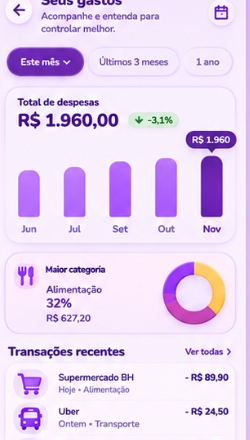
#> input picture design/v2/02-gastos.png, 250 x 440 px, found by its file name
$ python generate_gastos_comparison.py
#> lines starting #> are read from the running program, lines starting #| are printed output that depends on the picture
from PIL import Image, ImageDraw, ImageFont
import os

def create_comparison():
    ref_path = "design/v2/02-gastos.png"
    app_path = "docs/v2-gastos/gastos-390x844.png"
    out_path = "docs/v2-gastos/comparacao-lado-a-lado.png"

    if not os.path.exists(ref_path) or not os.path.exists(app_path):
        print("Arquivos de imagem não encontrados!")
        return

    ref_img = Image.open(ref_path).convert("RGBA")
    app_img = Image.open(app_path).convert("RGBA")
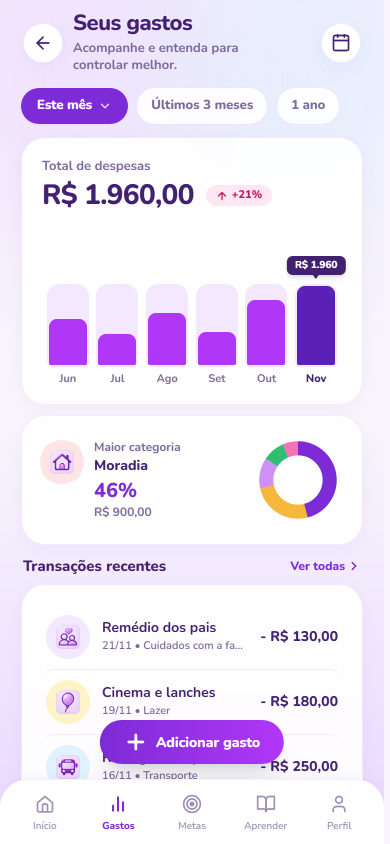
#> input picture docs/v2-gastos/gastos-390x844.png, 780 x 1688 px, found by its file name (shown at 1/2 size)

    target_h = app_img.height # 1688
#> target_h = 1688
    target_w_ref = int(ref_img.width * (target_h / ref_img.height))
#> target_w_ref = 959
    ref_resized = ref_img.resize((target_w_ref, target_h), Image.Resampling.LANCZOS)
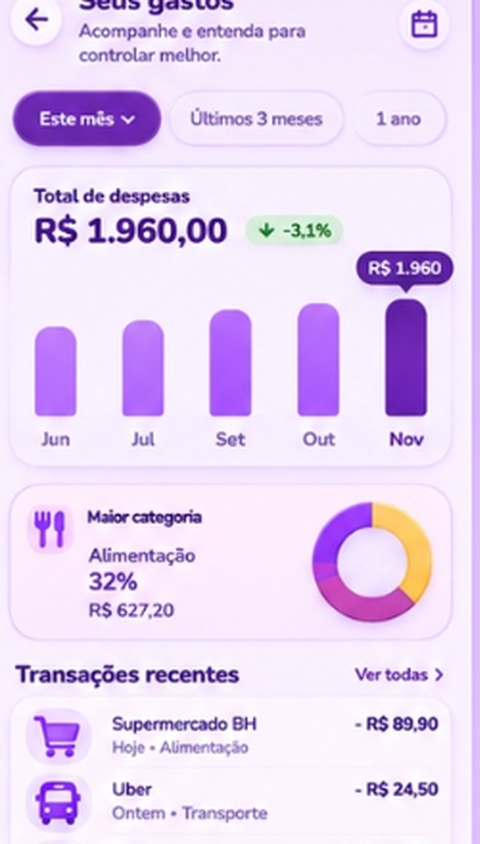
#> ref_resized: PIL image 959x1688 RGBA (shown at 1/2 size); mean R, G, B, A 231, 212.4, 242.7, 255

    total_w = ref_resized.width + app_img.width + 60
#> total_w = 1799
    header_h = 130
    canvas_h = target_h + header_h + 40
#> canvas_h = 1858

    canvas = Image.new("RGBA", (total_w, canvas_h), (248, 245, 252, 255))
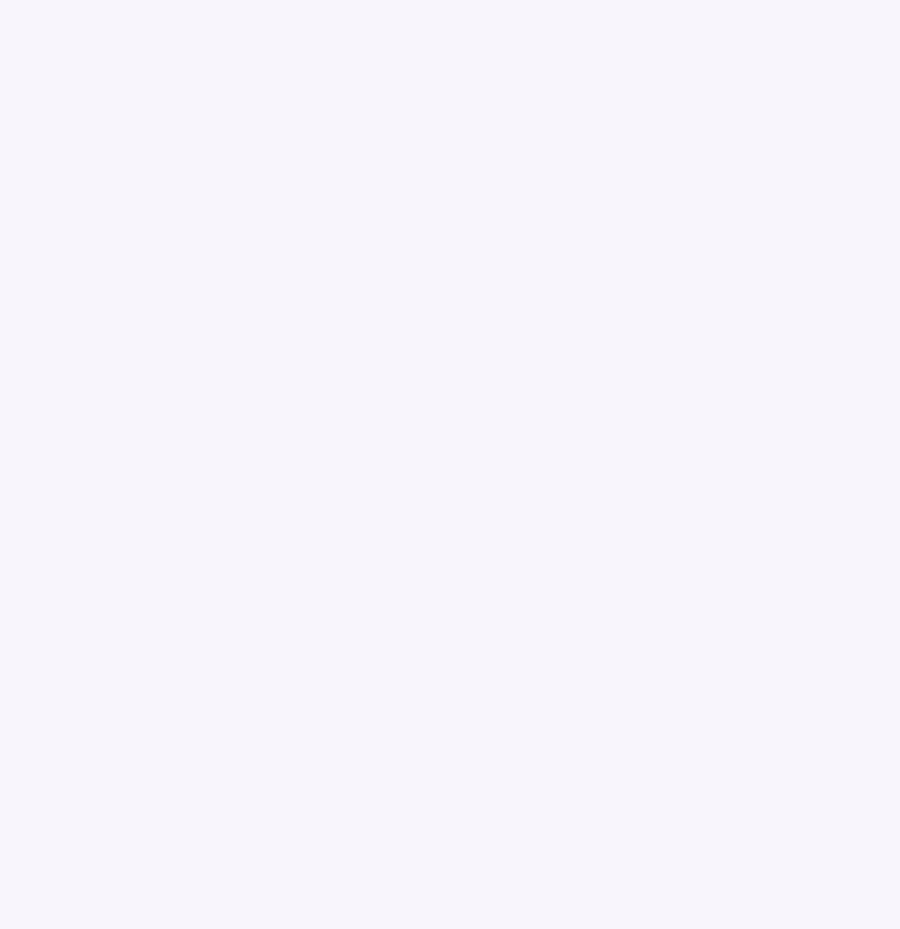
#> canvas: PIL image 1799x1858 RGBA (shown at 1/2 size); mean R, G, B, A 248, 245, 252, 255
    draw = ImageDraw.Draw(canvas)

    # Fonts
    try:
        font_title = ImageFont.truetype("C:/Windows/Fonts/segoeuib.ttf", 36)
        font_sub = ImageFont.truetype("C:/Windows/Fonts/segoeui.ttf", 20)
        font_badge = ImageFont.truetype("C:/Windows/Fonts/segoeuib.ttf", 22)
    except Exception:
        font_title = font_sub = font_badge = ImageFont.load_default()

    # Header banner
    draw.rectangle([(0, 0), (total_w, header_h)], fill=(125, 43, 214, 255))
    draw.text((30, 20), "PurplePiggy V2 — Comparação de Telas (/gastos)", fill=(255, 255, 255, 255), font=font_title)
    draw.text((30, 68), "Referência Mockup (design/v2/02-gastos.png) vs. App Implementado (390x844 Playwright)", fill=(233, 213, 255, 255), font=font_sub)

    # Paste Ref
    x_ref = 20
    y_content = header_h + 50
    canvas.paste(ref_resized, (x_ref, y_content), ref_resized)
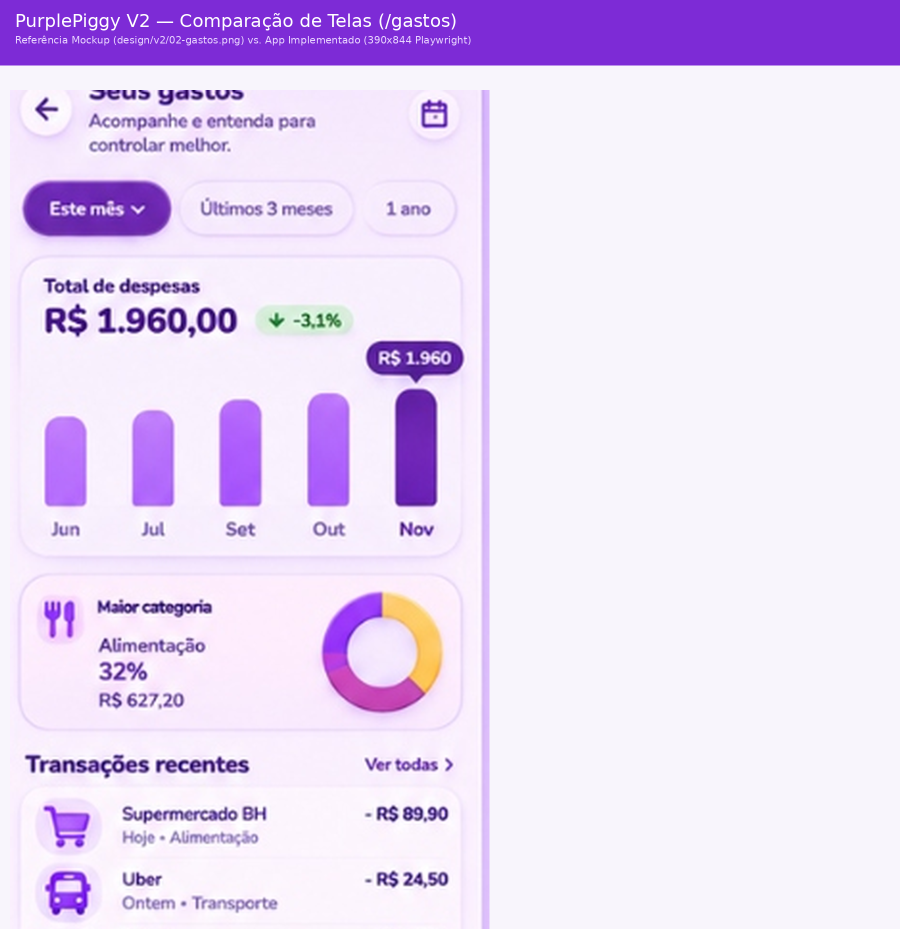
#> canvas: PIL image 1799x1858 RGBA (shown at 1/2 size); mean R, G, B, A 231.5, 215.6, 244.9, 255

    # Label Ref
    draw.rounded_rectangle([(x_ref, header_h + 10), (x_ref + 240, header_h + 44)], radius=8, fill=(67, 33, 113, 255))
    draw.text((x_ref + 16, header_h + 16), "REFERÊNCIA V2", fill=(255, 255, 255, 255), font=font_badge)

    # Paste App
    x_app = x_ref + ref_resized.width + 20
#> x_app = 999
    canvas.paste(app_img, (x_app, y_content), app_img)
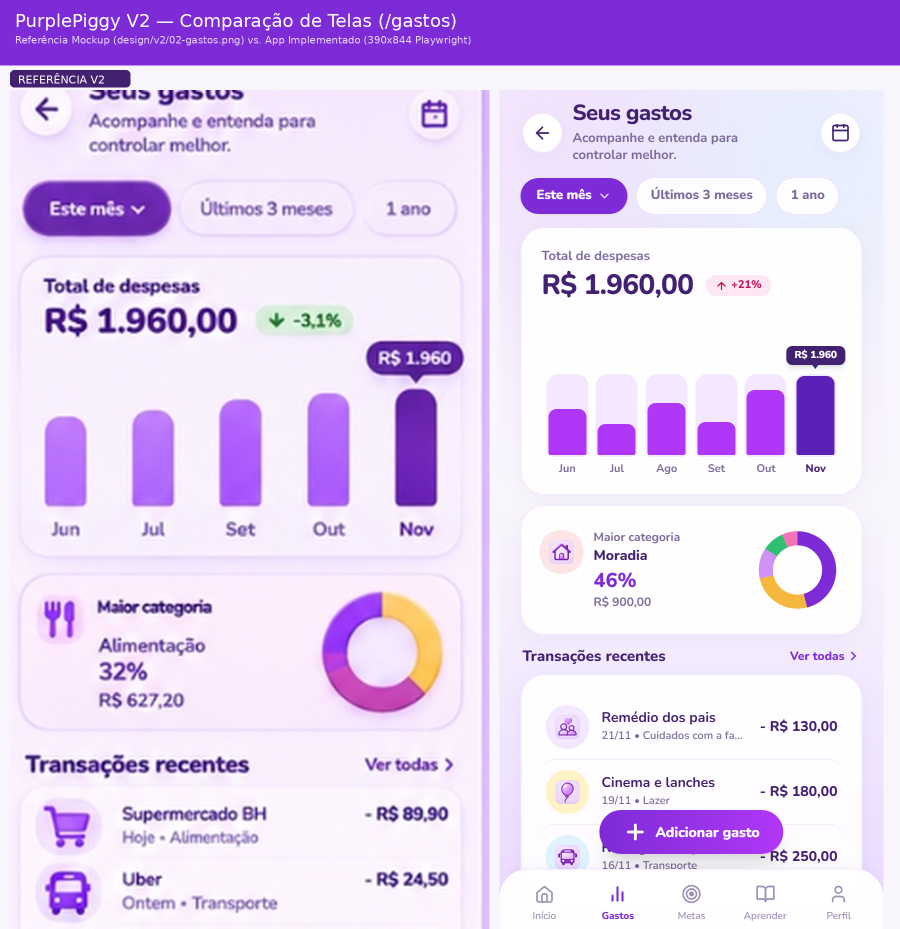
#> canvas: PIL image 1799x1858 RGBA (shown at 1/2 size); mean R, G, B, A 226.5, 207.5, 242.7, 255

    # Label App
    draw.rounded_rectangle([(x_app, header_h + 10), (x_app + 260, header_h + 44)], radius=8, fill=(21, 128, 61, 255))
    draw.text((x_app + 16, header_h + 16), "APP RENDERIZADO", fill=(255, 255, 255, 255), font=font_badge)

    canvas.save(out_path, "PNG")
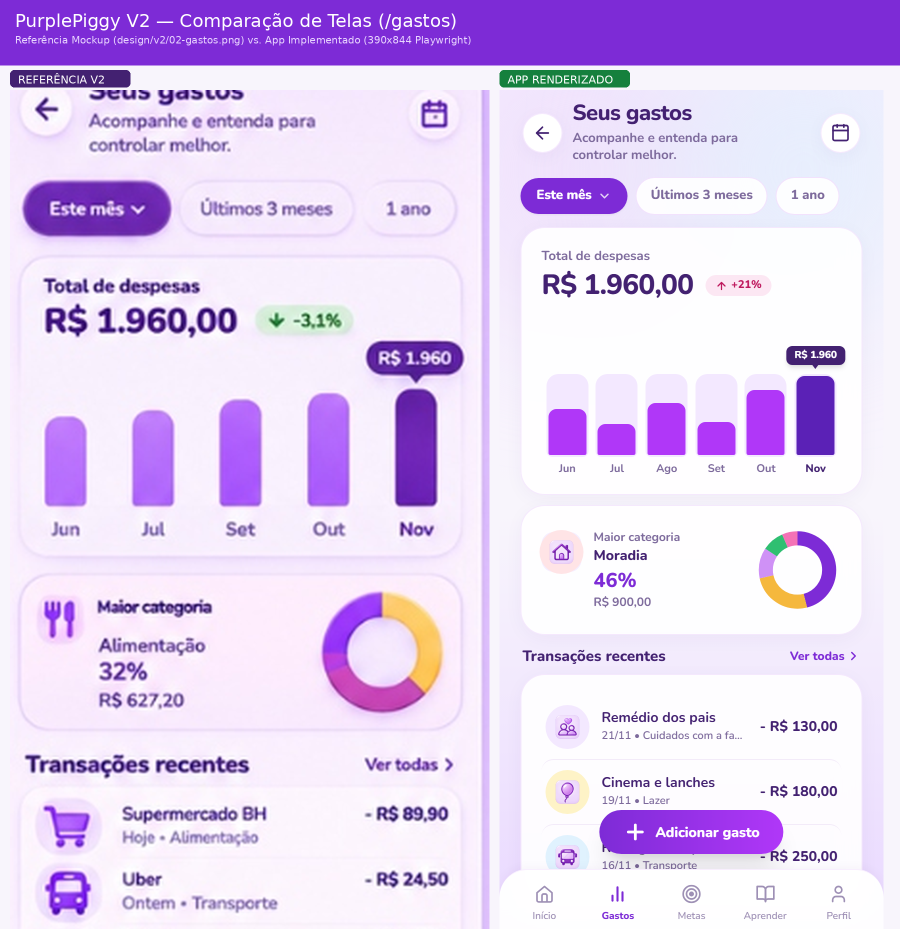
#> saved as comparacao-lado-a-lado.png: PIL image 1799x1858 RGBA (shown at 1/2 size); mean R, G, B, A 226, 207.2, 242.3, 255
    print(f"Comparação salva em {out_path}")

if __name__ == "__main__":
    create_comparison()
